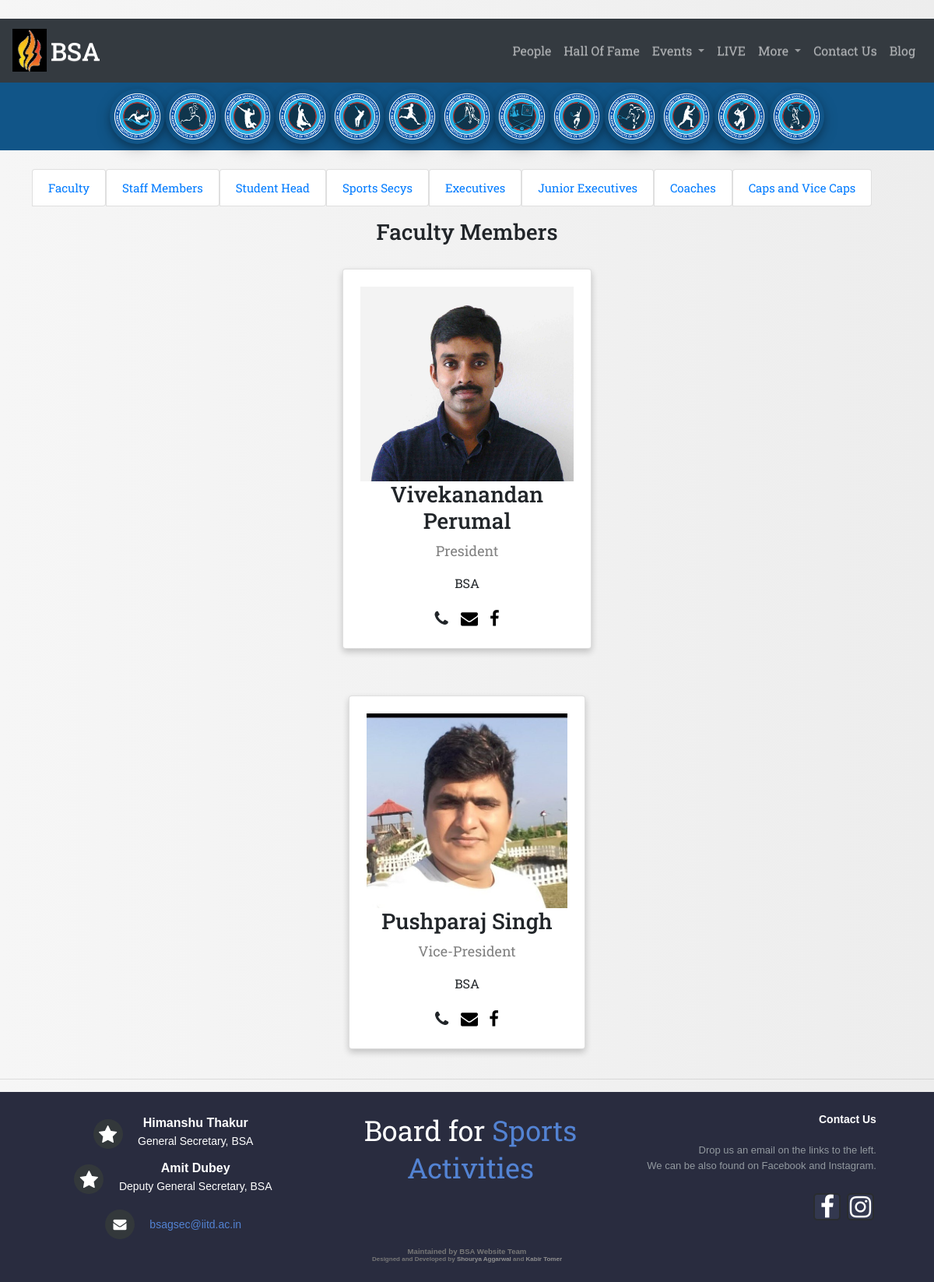
Screenshot of /home/people/ with the database file from the repository.
### MainSite/models.py (models this page shows)
class People(models.Model):
    Secretary = 'Secretary'
    Executive = 'Executive'
    JuniorExecutive = 'Junior Executive'
    Faculty = 'Faculty'
    Captain = 'Captain'
    ViceCaptain = 'Vice-Captain'
    GeneralSecretary = 'General Secretary'
    DeputyGeneralSecretary = 'Deputy General Secretary'
    people_types = (
        (Secretary, 'Secretary'),
        (Executive, 'Executive'),
        (JuniorExecutive,'Junior Executive'),
        (Faculty, 'Faculty'),
        (Captain, 'Captain'),
        (ViceCaptain, 'Vice-Captain'),
        (GeneralSecretary, 'General Secretary'),
        (DeputyGeneralSecretary, 'Deputy General Secretary'),
    )
    type = models.CharField(blank=False, max_length=40, choices=people_types, default=Secretary)
    team = models.CharField(blank=True, max_length=20, choices=TEAMS, default='', help_text="Leave blank if not capn or vice-capn")
    name = models.CharField(blank=False, max_length=30, help_text="Full Name")
    entryno = models.CharField(blank=True, max_length=15, help_text="Leave Blank if faculty")
    mobileno = models.CharField(blank=True, max_length=15, help_text="Mobile Number")
    email = models.CharField(blank=False, max_length=30, help_text="Email ID")
    hostel = models.CharField(blank=True, max_length=15, help_text="Leave Blank if faculty")
    fb = models.CharField(blank=True, max_length=200, help_text="Not required")
    image_link = models.CharField(blank=False, max_length=500)

### MainSite/views.py (the view)
def people(request):
    faculty_list = People.objects.filter(type=Faculty)
    secretaries = People.objects.filter(type=Secretary)
    executives = People.objects.filter(type=Executive)
    junior_executives = People.objects.filter(type=JuniorExecutive)
    general_secretary = People.objects.filter(type=GeneralSecretary)
    deputy_general_secretary = People.objects.filter(type=DeputyGeneralSecretary)
    team_members = People.objects.filter(type=Captain).union(
        People.objects.filter(type=ViceCaptain)).order_by('team')
    context = {'faculty_list': faculty_list, 'secretaries': secretaries, 'executives': executives,
               'team_members': team_members, 'junior_executives': junior_executives,
               'general_secretary' : general_secretary,'deputy_general_secretary' : deputy_general_secretary}
    return render(request, 'MainSite/people.html', context)

### MainSite/templates/MainSite/people.html (shortened to what this page needs)
{% extends 'base.html' %}
{% load static %}
{% block privatestyles %}
    <link rel="stylesheet" href="{% static 'MainSite/people_card.css' %}"  type="text/css">
{% endblock privatestyles %}
{% block body %}
<div class='tabs' data-toggle="tabslet" style="margin-top: 2%">
	<ul class="container list-group-horizontal">
		<li style="display: inline;font-size:15px"><a href="#tab-1" class="list-group-item">Faculty</a></li>
		<li style="display: inline;font-size:15px"><a href="#tab-8" class="list-group-item">Staff Members</a></li>
		<li style="display: inline;font-size:15px"><a href="#tab-7" class="list-group-item">Student Head</a></li>
		<li style="display: inline;font-size:15px"><a href="#tab-2" class="list-group-item">Sports Secys</a></li>
		<li style="display: inline;font-size:15px"><a href="#tab-3" class="list-group-item">Executives</a></li>
		<li style="display: inline;font-size:15px"><a href="#tab-4" class="list-group-item">Junior Executives</a></li>
		<li style="display: inline;font-size:15px"><a href="#tab-6" class="list-group-item">Coaches</a></li>
        <li style="display: inline;font-size:15px"><a href="#tab-5" class="list-group-item">Caps and Vice Caps</a></li>
	</ul>
	<div id='tab-1' class="container" style="text-align: center">
        <h3> Faculty Members </h3>
        {% for person in faculty_list %}
        <div class="card">
        <img src="{{ person.image_link }}" alt="{{ person.name }}" height="250px" style="width:100%">
        <h3>{{ person.name }}</h3>
        <p class="title">{{ person.entryno }}</p>
        <p>{{ person.hostel }}</p>
        <a class="customa">
            <div class="tooltipw3"><i class="fa fa-phone"></i>
            </div>
        </a>
        <a class="customa" href="mailto:{{ person.email }}"><i class="fa fa-envelope"></i></a>
        <a class="customa" href="{{ person.fb }}"><i class="fa fa-facebook"></i>  </a>
        </div>
        {% endfor %}
    </div>
</div>
{% endblock body %}

### MainSite/templates/base.html (shortened to what this page needs)
﻿{% load static %}
<!DOCTYPE HTML>
<html lang="en" >
<head>
    {% block stylesheets %}
    <link rel="stylesheet" href="{% static 'MainSite/bootstrap.min.css' %}" />
    <link rel="stylesheet" href="{% static 'MainSite/bootstrap-theme.min.css' %}" />
    <link rel="stylesheet" href="{% static 'MainSite/theme.css' %}" />
    <link rel="stylesheet" href="{% static 'MainSite/footer.css' %}" />
	<link rel="stylesheet" href="{% static 'MainSite/logo.css' %}" type="text/css"/>
    <link rel="stylesheet" href="https://cdnjs.cloudflare.com/ajax/libs/font-awesome/4.7.0/css/font-awesome.min.css">
        {% block privatestyles %}
        {% endblock privatestyles %}
    {% endblock stylesheets %}
</head>
<body class="mainbody" role="document" style="background-color:#115588">
<nav class="navbar navbar-expand-md bg-dark navbar-dark hidden-xs" style="z-index: 999">
    <a href="{% url 'mainsite:index' %}" class="navbar-brand"><img src="{% static 'headers_and_logos/bsa_logo.png' %}" alt="BSA" class="logo_image"><h2 class="logo_text"> BSA</h2></a>
  <div class="collapse navbar-collapse" id="collapsibleNavbar">
    <ul class="navbar-nav ml-auto">
      <li class="nav-item">
          <a class="nav-link" href="{% url 'mainsite:people' %}">People</a>
      </li>
	<li class="nav-item">
          <a class="nav-link" href="{% url 'mainsite:hof' %}">Hall Of Fame</a>
      </li>
        <li class="dropdown nav-item">
            <a class="dropdown-toggle nav-link" data-toggle="dropdown" href="#">Events </a>
        </li>
        <li class="nav-item">
            <a class="nav-link" href="{% url 'mainsite:live' %}">LIVE</a>
        </li>
		<li class="dropdown nav-item">
            <a class="dropdown-toggle nav-link" data-toggle="dropdown" href="#">More </a>
        </li>
        <li class="nav-item">
            <a class="nav-link" href="{% url 'mainsite:contactUs' %}">Contact Us</a>
        </li>
        <li class="nav-item">
            <a class="nav-link" href="https://medium.com/board-for-sports-activites-bsa-iit-delhi">Blog</a>
		</li>
    </ul>
  </div>
</nav>
<nav class="navbar navbar-expand-md navbar-light" style="z-index: 500; background-color: #115588;">
  <div class="collapse navbar-collapse" id="collapsibleNavbar2">
    <ul class="navbar-nav nav-center">
      <li class="nav-item">
          <a class="nav-link sport-logo" data-toggle="tooltip" title="Aquatics" href="{% url 'mainsite:aquatics' %}"><img class="zoom" src="{% static 'headers_and_logos/Aquatics.png' %}" > </a>
      </li>
      <li class="nav-item">
          <a class="nav-link sport-logo" data-toggle="tooltip" title="Athletics"href="{% url 'mainsite:athletics' %}"><img class="zoom" src="{% static 'headers_and_logos/Athletics.png' %}" > </a>
      </li>
       <li class="nav-item">
          <a class="nav-link sport-logo" data-toggle="tooltip" title="Badminton" href="{% url 'mainsite:badminton' %}"><img class="zoom" src="{% static 'headers_and_logos/Badminton.png' %}" > </a>
      </li>
        <li class="nav-item">
          <a class="nav-link sport-logo" data-toggle="tooltip" title="Basketball" href="{% url 'mainsite:basketball' %}"><img class="zoom" src="{% static 'headers_and_logos/Basketball.png' %}" ></a>
      </li>
        <li class="nav-item">
          <a class="nav-link sport-logo" data-toggle="tooltip" title="Cricket" href="{% url 'mainsite:cricket' %}"><img class="zoom" src="{% static 'headers_and_logos/Cricket.png' %}" > </a>
      </li>
        <li class="nav-item">
          <a class="nav-link sport-logo" data-toggle="tooltip" title="Football" href="{% url 'mainsite:football' %}"><img class="zoom" src="{% static 'headers_and_logos/Football.png' %}" > </a>
      </li>
        <li class="nav-item">
          <a class="nav-link sport-logo" data-toggle="tooltip" title="Hockey" href="{% url 'mainsite:hockey' %}"><img class="zoom" src="{% static 'headers_and_logos/Hockey.png' %}"> </a>
      </li>
        <li class="nav-item">
          <a class="nav-link sport-logo" data-toggle="tooltip" title="Indoor Sports" href="{% url 'mainsite:ISC' %}"><img class="zoom" src="{% static 'headers_and_logos/ISC.png' %}" > </a>
      </li>
        <li class="nav-item">
          <a class="nav-link sport-logo" data-toggle="tooltip" title="Lawn Tennis" href="{% url 'mainsite:lawntennis' %}"><img class="zoom" src="{% static 'headers_and_logos/Lawn Tennis.png' %}" > </a>
      </li>
        <li class="nav-item">
          <a class="nav-link sport-logo" data-toggle="tooltip" title="Squash" href="{% url 'mainsite:squash' %}"><img class="zoom" src="{% static 'headers_and_logos/Squash.png' %}" > </a>
      </li>
        <li class="nav-item">
          <a class="nav-link sport-logo" data-toggle="tooltip" title="Table Tennis" href="{% url 'mainsite:tabletennis' %}"><img class="zoom" src="{% static 'headers_and_logos/Table Tennis.png' %}" > </a>
      </li>
        <li class="nav-item">
          <a class="nav-link sport-logo" data-toggle="tooltip" title="Volleyball" href="{% url 'mainsite:volleyball' %}"><img class="zoom" src="{% static 'headers_and_logos/Volleyball.png' %}" > </a>
      </li>
        <li class="nav-item">
          <a class="nav-link sport-logo" data-toggle="tooltip" title="Weightlifting" href="{% url 'mainsite:weightlifting' %}"><img class="zoom" src="{% static 'headers_and_logos/Weightlifting.png' %}" > </a>
      </li>
    </ul>
  </div>
</nav>
    {% block body %}
    {% endblock body %}
<hr>
<div style="background-color: pink;">
{% block footer %}
<footer class="footer-distributed">
            <div class="footer-center">
				<div>
					<i class="fa fa-star footer-icons"></i>
					<p>Himanshu Thakur<span>General Secretary, BSA</span> </p>
				</div>
                <div>
					<i class="fa fa-star footer-icons"></i>
					<p>Amit Dubey<span>Deputy General Secretary, BSA</span> </p>
				</div>
				<div>
					<i class="fa fa-envelope footer-icons"></i>
					<p><span><a href="mailto:bsagsec@iitd.ac.in">bsagsec@iitd.ac.in</a></span></p>
				</div>
			</div>
			<div class="footer-left">
				<h3>Board for <span>Sports Activities</span></h3>
			</div>
			<div class="footer-right">
				<p class="footer-company-about">
					<span>Contact Us</span>
                    Drop us an email on the links to the left.<br>
					We can be also found on Facebook and Instagram.
				</p>
				<div class="footer-icons">
					<a href="https://www.facebook.com/iitd.bsa/?ref=aymt_homepage_panel" style="font-size: xx-large"><i class="fa fa-facebook"></i></a>
					<a href="https://www.instagram.com/bsa.iitd/" style="font-size: xx-large"><i class="fa fa-instagram"></i></a>
				</div>
			</div>
			<div class="acks" style="color:#777777; text-align:center; font-size: 0.6em; "> Maintained by BSA Website Team</span></div>
            <div class="acks" style="color:#777777; text-align:center; font-size: 0.5em;><span "> Designed and Developed by <a href="https://github.com/ShouryaAggarwal/" style="color:#909090">Shourya Aggarwal</a> and <a href="https://github.com/KabirTomer/" style="color:#909090">Kabir Tomer</a></span></div>
		</footer>
</div>
{% endblock footer %}
</body>
</html>

### static/MainSite/theme.css (style rules this page uses)
.navbar-brand, .navbar-nav > li > a { text-shadow: 0 1px 0 rgba(255, 255, 255, .25); }
.mainbody { background: rgba(255, 255, 255, 1); background: -moz-linear-gradient(left, rgba(255, 255, 255, 1) 0%, rgba(246, 246, 246, 1) 0%, rgba(237, 237, 237, 1) 100%); background: -webkit-gradient(left top, right top, color-stop(0%, rgba(255, 255, 255, 1)), color-stop(0%, rgba(246, 246, 246, 1)), color-stop(100%, rgba(237, 237, 237, 1))); background: -webkit-linear-gradient(left, rgba(255, 255, 255, 1) 0%, rgba(246, 246, 246, 1) 0%, rgba(237, 237, 237, 1) 100%); background: -o-linear-gradient(left, rgba(255, 255, 255, 1) 0%, rgba(246, 246, 246, 1) 0%, rgba(237, 237, 237, 1) 100%); background: -ms-linear-gradient(left, rgba(255, 255, 255, 1) 0%, rgba(246, 246, 246, 1) 0%, rgba(237, 237, 237, 1) 100%); background: linear-gradient(to right, rgba(255, 255, 255, 1) 0%, rgba(246, 246, 246, 1) 0%, rgba(237, 237, 237, 1) 100%); filter: progid:DXImageTransform.Microsoft.gradient(startColorstr='#ffffff', endColorstr='#ededed', GradientType=1); }
.zoom { transition: 0.15s; height: 60px; width: 60px; box-shadow: 0 4px 8px 0 rgba(0, 0, 0, 0.2), 0 6px 20px 0 rgba(0, 0, 0, 0.19); border-radius: 100%; }
.nav-center { margin: auto; text-align: center; }
#collapsibleNavbar2 a.nav-link { padding: 0px 0px; }
footer { bottom: 0 !important; }
@media (min-width: 1020px) { .zoom { height: 5.88vw !important; width: 5.88vw !important; } }
body { font-family: 'Roboto Slab', serif; }

### static/MainSite/footer.css (style rules this page uses)
.footer-distributed { background-color: #292c3f; box-shadow: 0 1px 1px 0 rgba(0, 0, 0, 0.12); box-sizing: border-box; width: 100%; text-align: left; font: bold 16px sans-serif; padding: 25px 50px; }
.footer-distributed .footer-left, .footer-distributed .footer-center, .footer-distributed .footer-right { display: inline-block; vertical-align: top; margin-bottom: 0%; }
.footer-distributed .footer-left { width: 40%; }
.footer-distributed h3 { color: #ffffff; font: normal 36px 'Roboto Slab',serif; margin: 0; text-align: center; }
.footer-distributed h3 span { color: #5383d3; }
.footer-distributed .footer-center { width: 30%; text-align: center; }
.footer-distributed .footer-center i { background-color: #33383b; color: #ffffff; font-size: 25px; width: 38px; height: 38px; border-radius: 50%; text-align: center; line-height: 42px; margin: 10px 15px; vertical-align: middle; }
.footer-distributed .footer-center i.fa-envelope { font-size: 17px; line-height: 38px; }
.footer-distributed .footer-center p { display: inline-block; color: #ffffff; vertical-align: middle; margin:0; }
.footer-distributed .footer-center p span { display:block; font-weight: normal; font-size:14px; line-height:2; }
.footer-distributed .footer-center p a { color: #5383d3; text-decoration: none;; }
.footer-distributed .footer-right { width: 27%; text-align: right; }
.footer-distributed .footer-company-about { line-height: 20px; color: #92999f; font-size: 13px; font-weight: normal; margin: 0; }
.footer-distributed .footer-company-about span { display: block; color: #ffffff; font-size: 14px; font-weight: bold; margin-bottom: 20px; }
.footer-distributed .footer-icons { margin-top: 25px; }
.footer-distributed .footer-icons a { display: inline-block; width: 35px; height: 35px; cursor: pointer; background-color: #33384f !important; border: 2px #292c2f solid !important; border-radius: 5px; font-size: 20px; color: #ffffff; text-align: center; line-height: 35px; margin-right: 3px; margin-bottom: 5px; }

### static/MainSite/logo.css (style rules this page uses)
.logo_image { width:44px; height:55px; margin-right:5px; }
.logo_text { float:right; margin-top:10px; }

### static/MainSite/people_card.css (style rules this page uses)
.card { box-shadow: 0 4px 8px 0 rgba(0, 0, 0, 0.2); max-width: 320px; margin: 2% !important; text-align: center; display: inline-block !important; padding: 2%; }
.title { color: grey; font-size: 18px; }
.customa { text-decoration: none; font-size: 22px; color: black; display: inline !important; margin: 2%; }
.list-group-horizontal .list-group-item { display: inline-block !important; }
.list-group-horizontal .list-group-item { margin-bottom: 0; margin-left:-4px; margin-right: 0; }
.list-group-horizontal .list-group-item:first-child { border-top-right-radius:0; border-bottom-left-radius:4px; }
.list-group-horizontal .list-group-item:last-child { border-top-right-radius:4px; border-bottom-left-radius:0; }
.tooltipw3 { position: relative; display: inline-block; }

### rows the page displays
People: image_link (picture), name "Vivekanandan Perumal", entryno "President", hostel "BSA"
People: image_link (picture), name "Pushparaj Singh", entryno "Vice-President", hostel "BSA"
